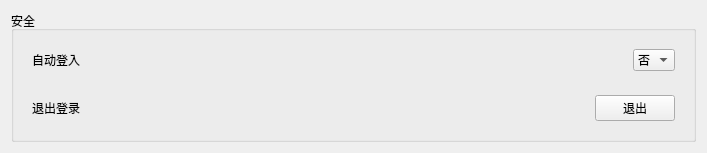
                        <widget class="QWidget" name="tab_16">
                         <attribute name="title">
                          <string>个人设置</string>
                         </attribute>
                         <layout class="QVBoxLayout" name="verticalLayout_10">
                          <item>
                           <widget class="QGroupBox" name="groupBox_11">
                            <property name="title">
                             <string>安全</string>
                            </property>
                            <layout class="QVBoxLayout" name="verticalLayout_95">
                             <item>
                              <widget class="QWidget" name="widget_121" native="true">
                               <layout class="QHBoxLayout" name="horizontalLayout_73">
                                <item>
                                 <widget class="QLabel" name="label_156">
                                  <property name="text">
                                   <string>自动登入</string>
                                  </property>
                                 </widget>
                                </item>
                                <item>
                                 <spacer name="horizontalSpacer_46">
                                  <property name="orientation">
                                   <enum>Qt::Horizontal</enum>
                                  </property>
                                  <property name="sizeHint" stdset="0">
                                   <size>
                                    <width>509</width>
                                    <height>20</height>
                                   </size>
                                  </property>
                                 </spacer>
                                </item>
                                <item>
                                 <widget class="QComboBox" name="comboBox_27">
                                  <item>
                                   <property name="text">
                                    <string>否</string>
                                   </property>
                                  </item>
                                  <item>
                                   <property name="text">
                                    <string>是</string>
                                   </property>
                                  </item>
                                 </widget>
                                </item>
                               </layout>
                              </widget>
                             </item>
                             <item>
                              <widget class="QWidget" name="widget_123" native="true">
                               <layout class="QHBoxLayout" name="horizontalLayout_75">
                                <item>
                                 <widget class="QLabel" name="label_158">
                                  <property name="text">
                                   <string>退出登录</string>
                                  </property>
                                 </widget>
                                </item>
                                <item>
                                 <spacer name="horizontalSpacer_48">
                                  <property name="orientation">
                                   <enum>Qt::Horizontal</enum>
                                  </property>
                                  <property name="sizeHint" stdset="0">
                                   <size>
                                    <width>509</width>
                                    <height>20</height>
                                   </size>
                                  </property>
                                 </spacer>
                                </item>
                                <item>
                                 <widget class="QPushButton" name="pushButton_49">
                                  <property name="text">
                                   <string>退出</string>
                                  </property>
                                 </widget>
                                </item>
                               </layout>
                              </widget>
                             </item>
                            </layout>
                           </widget>
                          </item>
                         </layout>
                        </widget>
